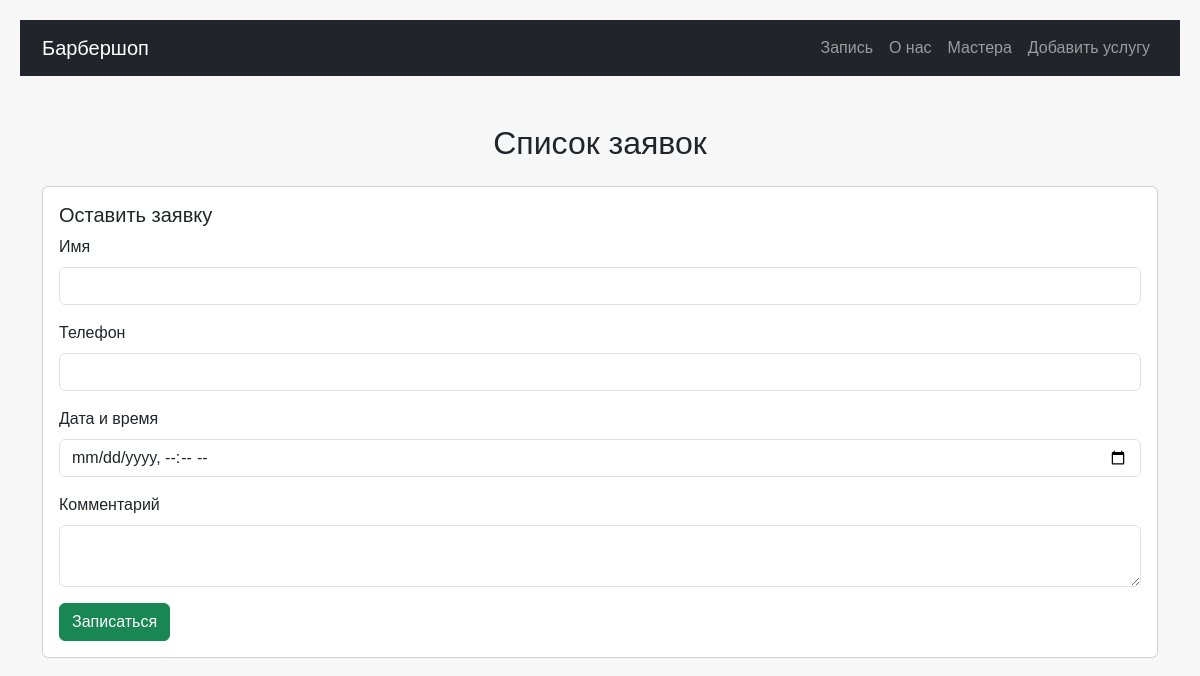
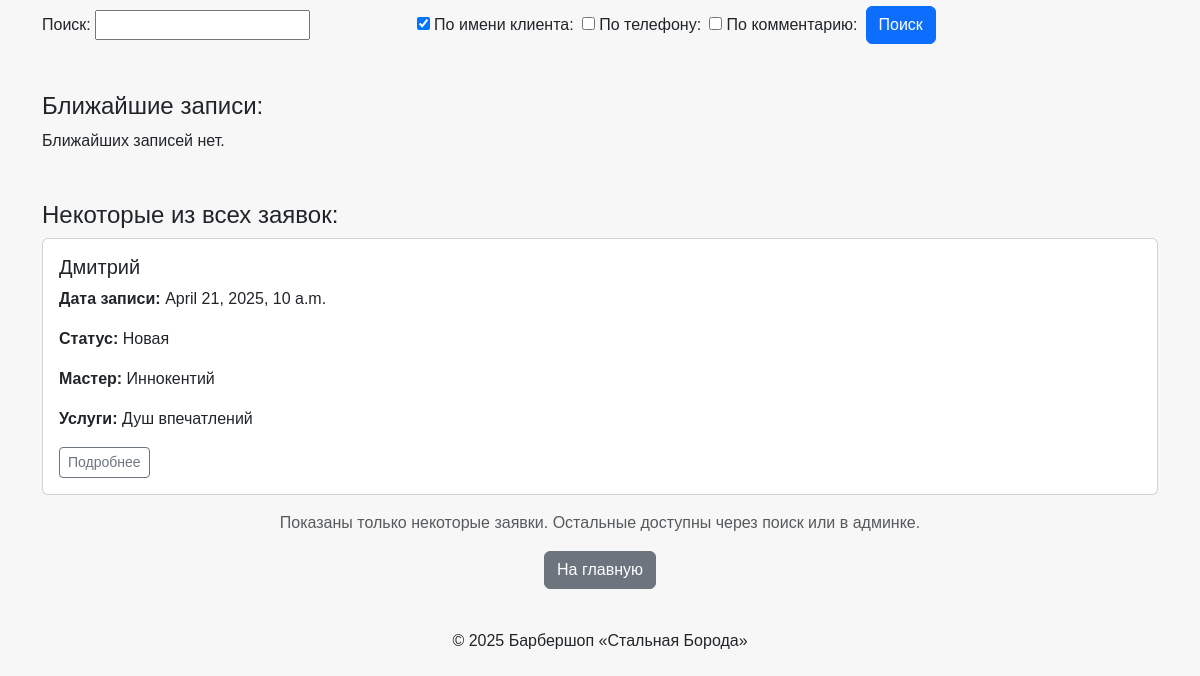
/orders/, run on an earlier commit of the app's database (2 pictures, top to bottom).
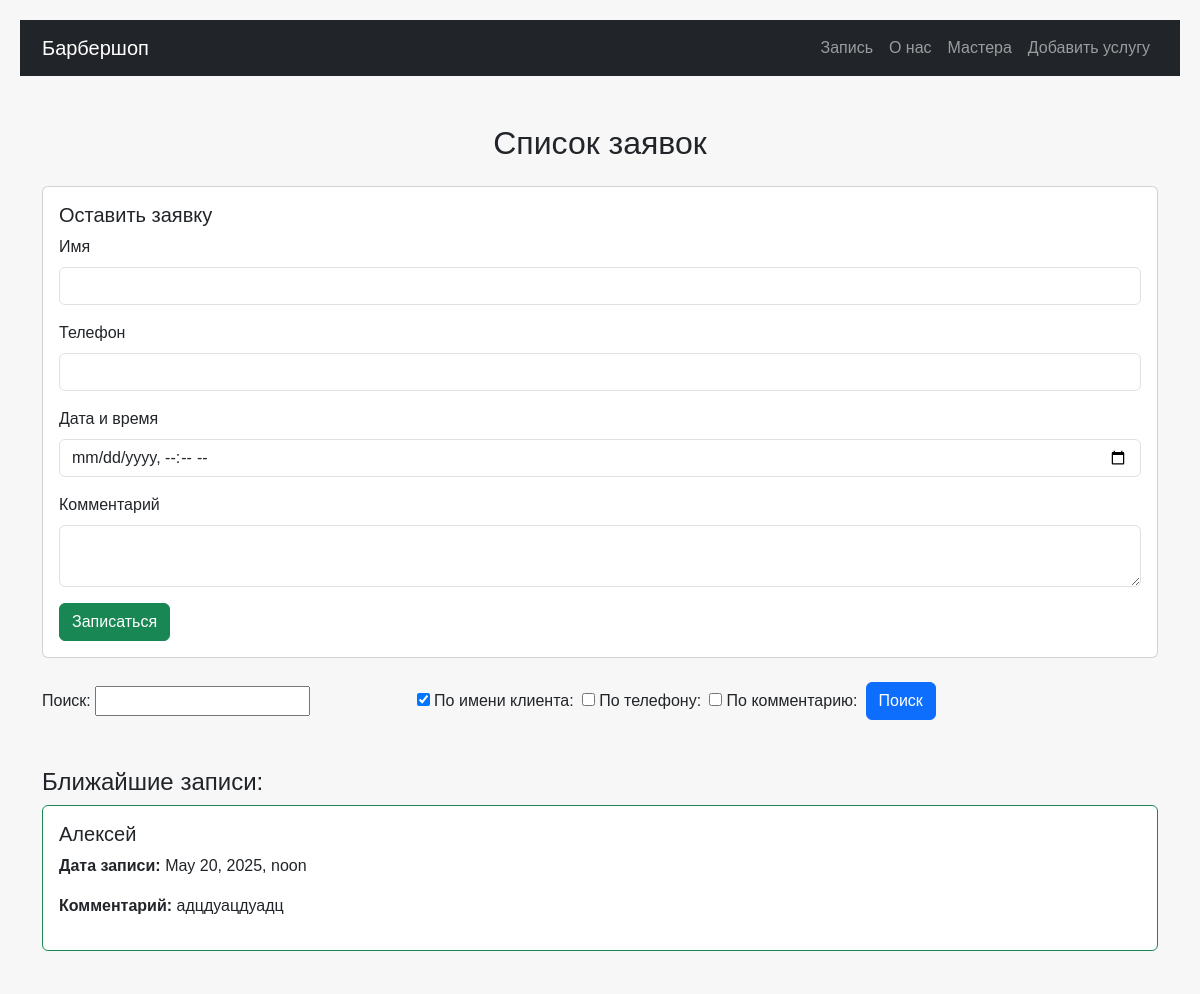
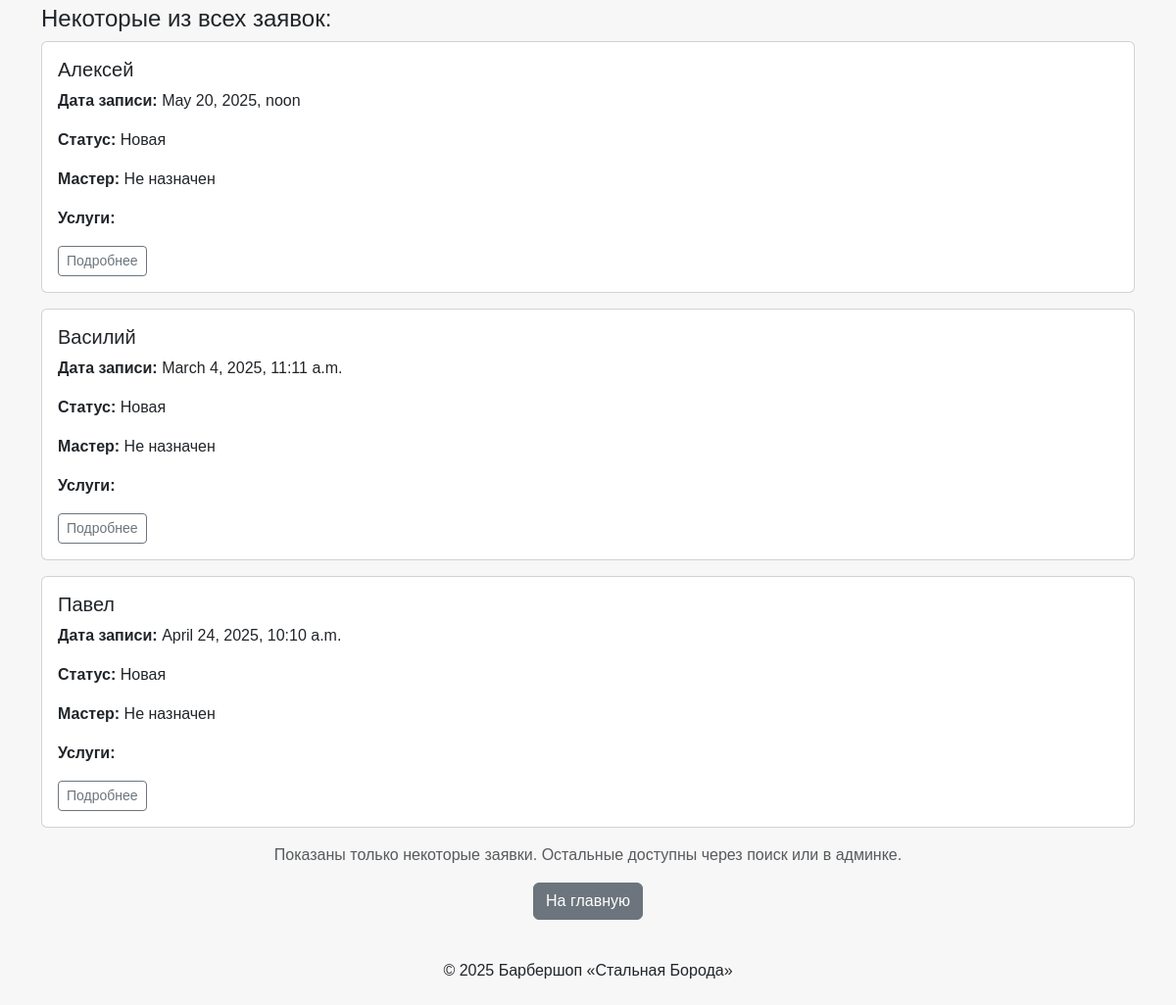
And on a later commit of the database (2 pictures, top to bottom).
### core/models.py (models this page shows, shortened)
class Order(models.Model):
    client_name = models.CharField(max_length=100, verbose_name="Имя клиента")
    phone = models.CharField(max_length=20, verbose_name="Телефон")
    comment = models.TextField(blank=True, verbose_name="Комментарий")
    status = models.CharField(max_length=50, choices=STATUS_CHOICES, default="new", verbose_name="Статус")
    date_created = models.DateTimeField(auto_now_add=True, verbose_name="Дата создания")
    date_updated = models.DateTimeField(auto_now=True, verbose_name="Дата обновления")
    master = models.ForeignKey(Master, on_delete=models.SET_NULL, null=True, blank=True, verbose_name="Мастер")
    services = models.ManyToManyField(Service, related_name="orders", verbose_name="Услуги")
    appointment_date = models.DateTimeField(verbose_name="Дата и время записи")
    class Meta:
        verbose_name = "Заказ"
        verbose_name_plural = "Заказы"

class Master(models.Model):
    name = models.CharField(max_length=150, verbose_name="Имя")
    photo = models.ImageField(upload_to="masters/", blank=True, verbose_name="Фотография")
    phone = models.CharField(max_length=20, verbose_name="Телефон")
    address = models.CharField(max_length=255, verbose_name="Адрес")
    experience = models.PositiveIntegerField(verbose_name="Стаж работы (лет)")
    services = models.ManyToManyField(Service, related_name="masters", verbose_name="Услуги")
    is_active = models.BooleanField(default=True, verbose_name="Активен")
    class Meta:
        verbose_name = "Мастер"
        verbose_name_plural = "Мастера"

class Service(models.Model):
    name = models.CharField(max_length=200, verbose_name="Название", db_index=True)
    description = models.TextField(blank=True, verbose_name="Описание")
    price = models.DecimalField(max_digits=10, decimal_places=2, verbose_name="Цена", db_index=True)
    duration = models.PositiveIntegerField(verbose_name="Длительность (минут)")
    is_popular = models.BooleanField(default=False, verbose_name="Популярная услуга")
    image = models.ImageField(upload_to="services/", blank=True, verbose_name="Изображение")
    class Meta:
        verbose_name = "Услуга"
        verbose_name_plural = "Услуги"
        indexes = [
            models.Index(fields=["name", "price"]),  # составной индекс
        ]

### barbershop/views.py (the view, shortened to what this page needs)
# urls.py: path('orders/', views.orders_list, name='orders_list'),
def orders_list(request):
    form = OrderSearchForm(request.GET or None)
    filters = Q()
    orders = Order.objects.filter(filters).order_by("-date_created")
    latest_orders = Order.objects.filter(appointment_date__gte=now()).order_by("appointment_date")[:3]
    context = {
        "orders": orders,
        "form": form,
        "latest_orders": latest_orders,
    }
    return render(request, "core/orders_list.html", context)

### core/forms.py
class OrderSearchForm(forms.Form):
    query = forms.CharField(required=False, label='Поиск')
    by_name = forms.BooleanField(required=False, initial=True, label='По имени клиента')
    by_phone = forms.BooleanField(required=False, label='По телефону')
    by_comment = forms.BooleanField(required=False, label='По комментарию')

### barbershop/templates/core/orders_list.html (shortened to what this page needs)
{% extends "base.html" %}
{% block content %}
<h2 class="text-center my-4">Список заявок</h2>
<div class="card mb-4">
  <div class="card-body">
    <h5 class="card-title">Оставить заявку</h5>
    <form method="post">
      <div class="mb-3">
        <label for="client_name" class="form-label">Имя</label>
        <input type="text" name="client_name" id="client_name" class="form-control" required>
      </div>
      <div class="mb-3">
        <label for="phone" class="form-label">Телефон</label>
        <input type="text" name="phone" id="phone" class="form-control" required>
      </div>
      <div class="mb-3">
        <label for="appointment_date" class="form-label">Дата и время</label>
        <input type="datetime-local" name="appointment_date" id="appointment_date" class="form-control" required>
      </div>
      <div class="mb-3">
        <label for="comment" class="form-label">Комментарий</label>
        <textarea name="comment" id="comment" class="form-control"></textarea>
      </div>
      <button type="submit" class="btn btn-success">Записаться</button>
    </form>
  </div>
</div>
<form method="get" class="mb-4">
  <div class="row g-2 align-items-center">
    <div class="col-md-4">
      {{ form.query.label_tag }} {{ form.query }}
    </div>
    <div class="col-auto">
      {{ form.by_name }} {{ form.by_name.label_tag }}
    </div>
    <div class="col-auto">
      {{ form.by_phone }} {{ form.by_phone.label_tag }}
    </div>
    <div class="col-auto">
      {{ form.by_comment }} {{ form.by_comment.label_tag }}
    </div>
    <div class="col-auto">
      <button type="submit" class="btn btn-primary">Поиск</button>
    </div>
  </div>
</form>
<h4 class="mt-5">Ближайшие записи:</h4>
{% for order in latest_orders %}
<div class="card mb-3 border-success">
  <div class="card-body">
    <h5 class="card-title">{{ order.client_name }}</h5>
    <p><strong>Дата записи:</strong> {{ order.appointment_date }}</p>
    <p><strong>Комментарий:</strong> {{ order.comment|default:"-" }}</p>
  </div>
</div>
{% empty %}
<p>Ближайших записей нет.</p>
{% endfor %}
<h4 class="mt-5">Некоторые из всех заявок:</h4>
{% for order in orders|slice:":3" %}
<div class="card mb-3">
  <div class="card-body">
    <h5>{{ order.client_name }}</h5>
    <p><strong>Дата записи:</strong> {{ order.appointment_date }}</p>
    <p><strong>Статус:</strong> {{ order.get_status_display }}</p>
    <p><strong>Мастер:</strong>
        {% if order.master %}
            {{ order.master.name }}
        {% else %}
            Не назначен
        {% endif %}
    </p>
    <p><strong>Услуги:</strong>
        {% for service in order.services.all %}
            {{ service.name }}{% if not forloop.last %}, {% endif %}
        {% endfor %}
    </p>
    <a href="{% url 'order_detail' order.id %}" class="btn btn-outline-secondary btn-sm">Подробнее</a>
  </div>
</div>
{% empty %}
<p class="text-center">Заявок пока нет.</p>
{% endfor %}
<p class="text-muted text-center">
  Показаны только некоторые заявки. Остальные доступны через поиск или в админке.
</p>
<div class="text-center">
  <a href="{% url 'landing' %}" class="btn btn-secondary">На главную</a>
</div>
{% endblock %}

What changed in the data, as far as the page shows it:
no longer on this page (row unchanged): Order: client_name "Дмитрий", appointment_date "April 21, 2025, 10 a.m.", status "Новая", master.name "Иннокентий", shown under "Некоторые из всех заявок:"
no longer on this page (row unchanged): Service: name "Душ впечатлений"
added Order: client_name "Алексей", appointment_date "May 20, 2025, noon", comment "адцдуацдуадц", status "Новая", shows "Не назначен"
added Order: client_name "Василий", appointment_date "March 4, 2025, 11:11 a.m.", status "Новая", shows "Не назначен", shown under "Некоторые из всех заявок:"
added Order: client_name "Павел", appointment_date "April 24, 2025, 10:10 a.m.", status "Новая", shows "Не назначен", shown under "Некоторые из всех заявок:"
Also different on the page:
text no longer shown: "Ближайших записей нет."
